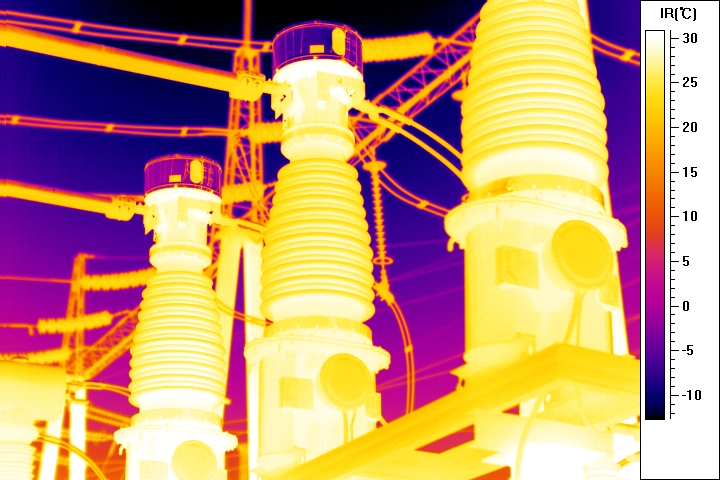
%> input picture Material/ (1).jpg, 720 x 480 px
$ octave --eval "result = improved_enhancement(rgb2gray(imread('Material/ (1).jpg')));"   (GNU Octave 9; MATLAB toolbox functions it lacks are replaced by stand-ins)
%> lines starting %> are read from the running program, lines starting %| are printed output that depends on the picture
### retinex_enhancement.m
function enhanced_img = retinex_enhancement(img)
% RETINEX_ENHANCEMENT 基于多尺度Retinex的图像增强算法
%   参数:
%     img - 输入的灰度图像
%   返回:
%     enhanced_img - 增强后的图像

% 转换为double类型进行计算
img_double = im2double(img);

% 添加小常数避免对数计算时出现问题
epsilon = 1e-6;
img_log = log(img_double + epsilon);

% 定义不同尺度的高斯核
sigma1 = 15;
sigma2 = 80;
sigma3 = 250;

% 计算不同尺度的模糊图像
img_blur1 = imgaussfilt(img_double, sigma1);
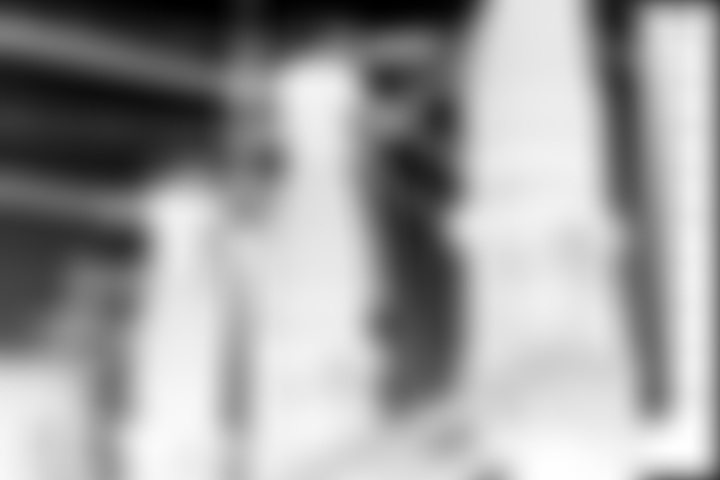
%> img_blur1: size 480x720 double; min 0.000971, max 1, mean 0.622
img_blur2 = imgaussfilt(img_double, sigma2);
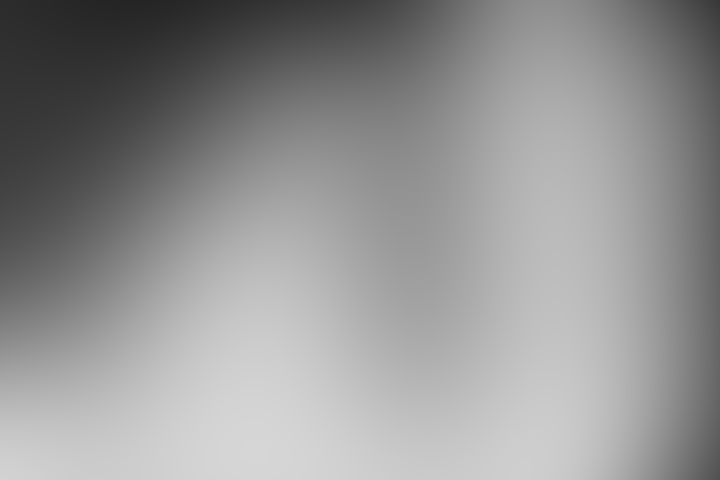
%> img_blur2: size 480x720 double; min 0.145, max 0.84, mean 0.577
img_blur3 = imgaussfilt(img_double, sigma3);
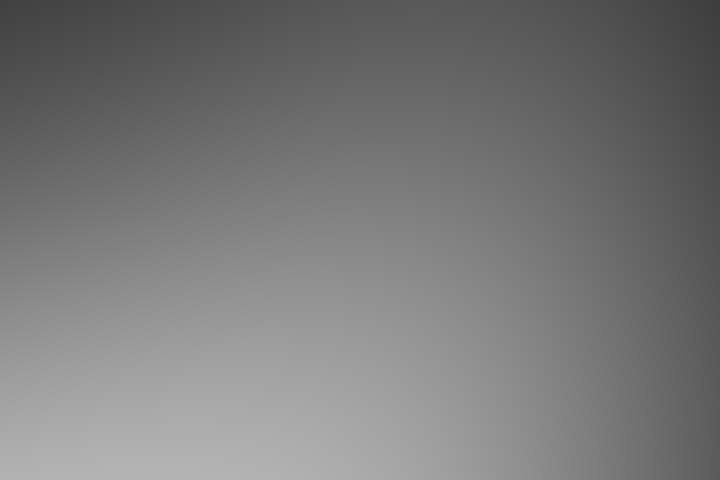
%> img_blur3: size 480x720 double; min 0.24, max 0.709, mean 0.475

% 避免对数计算时出现零值
img_blur1 = img_blur1 + epsilon;
img_blur2 = img_blur2 + epsilon;
img_blur3 = img_blur3 + epsilon;

% 计算不同尺度的Retinex结果
retinex1 = img_log - log(img_blur1);
retinex2 = img_log - log(img_blur2);
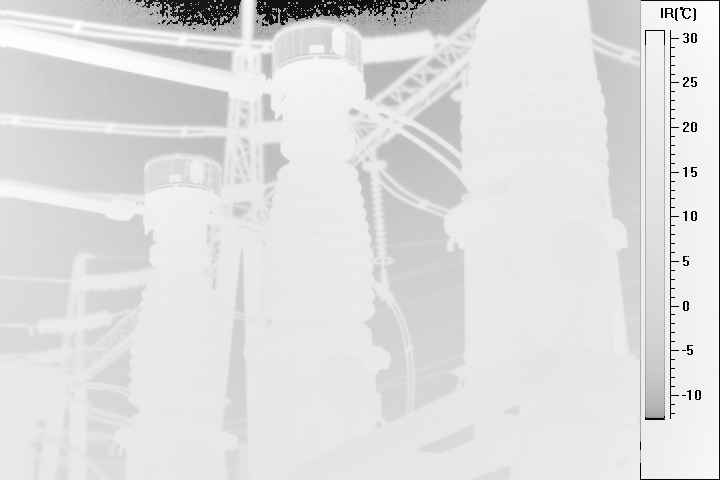
%> retinex2: size 480x720 double; min -13.37, max 1.5, mean -0.375; drawn with min black and max white
retinex3 = img_log - log(img_blur3);

% 加权融合三个尺度的结果
weight1 = 1/3;
weight2 = 1/3;
weight3 = 1/3;
retinex_result = weight1 * retinex1 + weight2 * retinex2 + weight3 * retinex3;

% 调整对比度
min_val = min(retinex_result(:));
%> min_val = -13.37
max_val = max(retinex_result(:));
%> max_val = 1.42
enhanced_img = (retinex_result - min_val) / (max_val - min_val);

% 转回uint8类型
enhanced_img = im2uint8(enhanced_img);
%> enhanced_img: size 480x720 uint8
end

### wavelet_enhancement.m
function enhanced_img = wavelet_enhancement(img)
% WAVELET_ENHANCEMENT 基于小波变换的图像增强算法
%   参数:
%     img - 输入的灰度图像
%   返回:
%     enhanced_img - 增强后的图像

% 转换为double类型进行计算
img_double = im2double(img);

% 进行二层小波分解 (使用db4小波)
[c, s] = wavedec2(img_double, 2, 'db4');
%> s = [125 185; 125 185; 243 363; 480 720]

% 提取近似系数和细节系数
a2 = appcoef2(c, s, 'db4', 2);
[h2, v2, d2] = detcoef2('all', c, s, 2);
[h1, v1, d1] = detcoef2('all', c, s, 1);

% 显示各系数维度（用于调试）
fprintf('小波系数维度信息：\n');
fprintf('a2: %dx%d\n', size(a2,1), size(a2,2));
%| a2: 125x185
fprintf('h2: %dx%d\n', size(h2,1), size(h2,2));
%| h2: 125x185
fprintf('v2: %dx%d\n', size(v2,1), size(v2,2));
%| v2: 125x185
fprintf('d2: %dx%d\n', size(d2,1), size(d2,2));
%| d2: 125x185
fprintf('h1: %dx%d\n', size(h1,1), size(h1,2));
%| h1: 243x363
fprintf('v1: %dx%d\n', size(v1,1), size(v1,2));
%| v1: 243x363
fprintf('d1: %dx%d\n', size(d1,1), size(d1,2));
%| d1: 243x363

% 增强细节系数 (提高对比度)
enhance_factor = 1.5;  % 增强因子
h2 = h2 * enhance_factor;
v2 = v2 * enhance_factor;
d2 = d2 * enhance_factor;
h1 = h1 * enhance_factor;
v1 = v1 * enhance_factor;
d1 = d1 * enhance_factor;

% 正确重构小波系数（按列向量顺序排列）
a2_col = a2(:);
h2_col = h2(:);
v2_col = v2(:);
d2_col = d2(:);
h1_col = h1(:);
v1_col = v1(:);
d1_col = d1(:);

% 按正确顺序组合系数向量
c_new = [a2_col; h2_col; v2_col; d2_col; h1_col; v1_col; d1_col];

% 使用原始尺寸信息进行重构
enhanced_img_double = waverec2(c_new, s, 'db4');
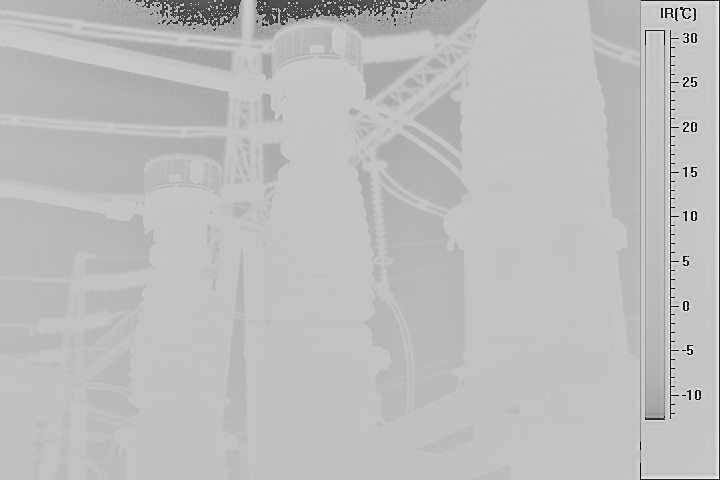
%> enhanced_img_double: size 480x720 double; min -0.444, max 1.35, mean 0.883; drawn with min black and max white

% 裁剪到有效范围
enhanced_img_double = max(min(enhanced_img_double, 1), 0);

% 转回uint8类型
enhanced_img = im2uint8(enhanced_img_double);
end

### improved_enhancement.m
function enhanced_img = improved_enhancement(img)
% IMPROVED_ENHANCEMENT 改进的图像增强算法，结合小波和Retinex的优点
%   参数:
%     img - 输入的灰度图像
%   返回:
%     enhanced_img - 增强后的图像

% 步骤1: 使用Retinex算法进行初步增强
retinex_img = retinex_enhancement(img);

% 步骤2: 对Retinex结果进行小波增强
wavelet_img = wavelet_enhancement(retinex_img);

% 步骤3: 计算原始图像的梯度
img_double = im2double(img);
[Gx, Gy] = imgradientxy(img_double);
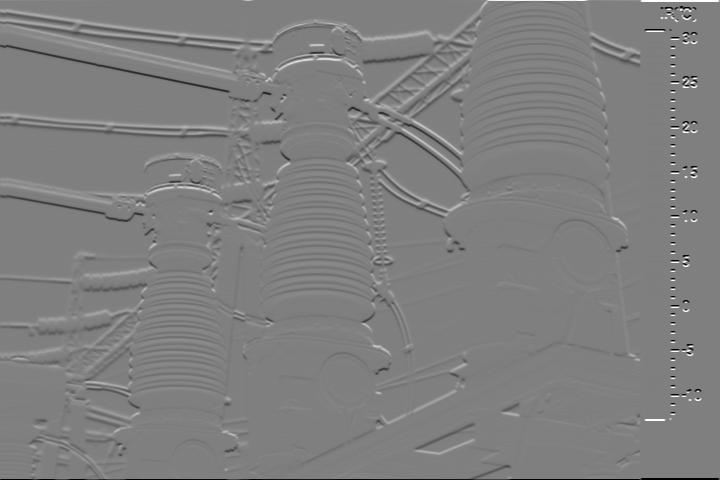
%> Gy: size 480x720 double; min -4, max 4, mean 0.00519; drawn with min black and max white
G = imgradient(Gx, Gy);
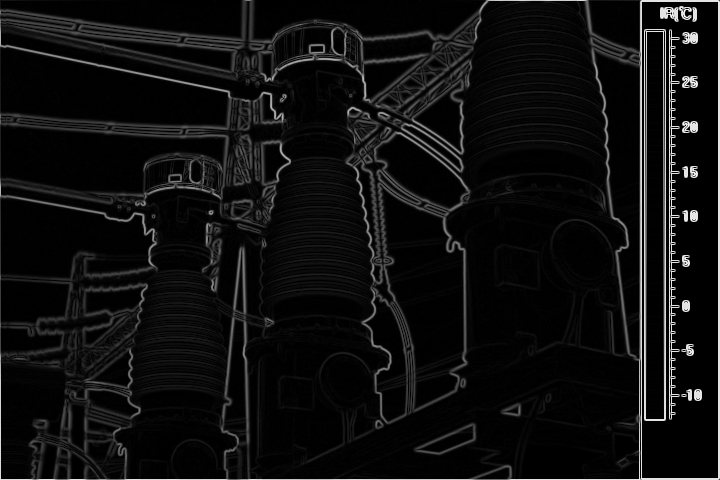
%> G: size 480x720 double; min 0, max 4.47, mean 0.273; drawn with min black and max white

% 步骤4: 自适应融合
alpha = 0.7;  % 基础融合系数
sigma = 10;   % 控制梯度影响的参数

% 归一化梯度
G_norm = mat2gray(G);

% 计算每个像素的融合权重
weights = alpha * exp(-G_norm.^2 / (2 * sigma^2));

% 融合Retinex和小波增强的结果
retinex_double = im2double(retinex_img);
wavelet_double = im2double(wavelet_img);
enhanced_double = weights .* retinex_double + (1 - weights) .* wavelet_double;

% 转回uint8类型
enhanced_img = im2uint8(enhanced_double);
end

$ run again, on Material/ (10).jpg
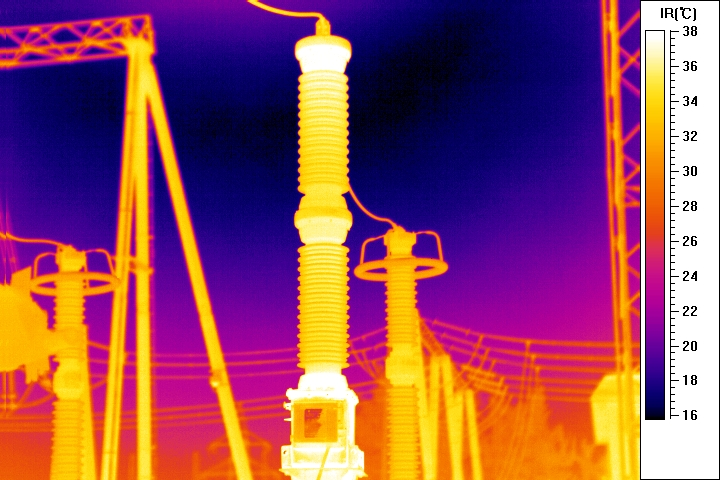
%> input picture Material/ (10).jpg, 720 x 480 px
%> in retinex_enhancement, `retinex3 = img_log - log(img_blur3);`:
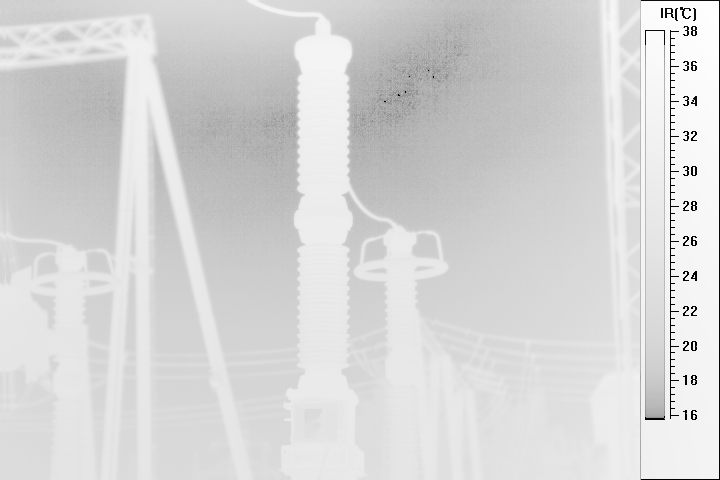
%> retinex3: size 480x720 double; min -12.65, max 2, mean -0.33; drawn with min black and max white
%> min_val = -13.06
%> max_val = 1.67
%> s = [125 185; 125 185; 243 363; 480 720]
%| a2: 125x185
%| h2: 125x185
%| v2: 125x185
%| d2: 125x185
%| h1: 243x363
%| v1: 243x363
%| d1: 243x363
%> in improved_enhancement, `G = imgradient(Gx, Gy);`:
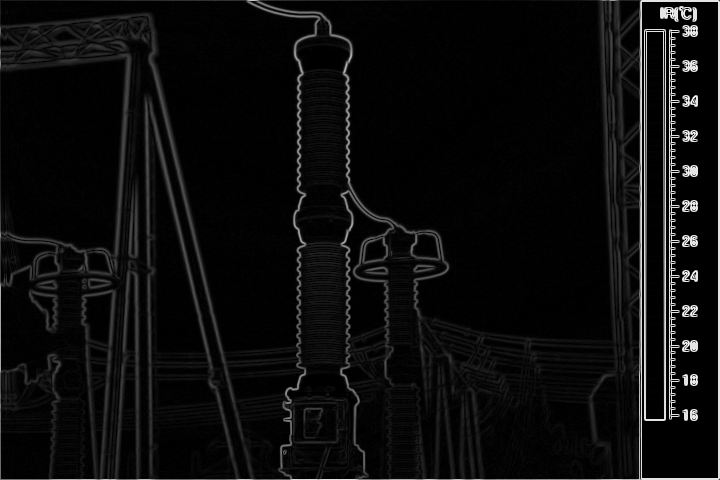
%> G: size 480x720 double; min 0, max 4.47, mean 0.231; drawn with min black and max white

$ run again, on Material/ (100).jpg
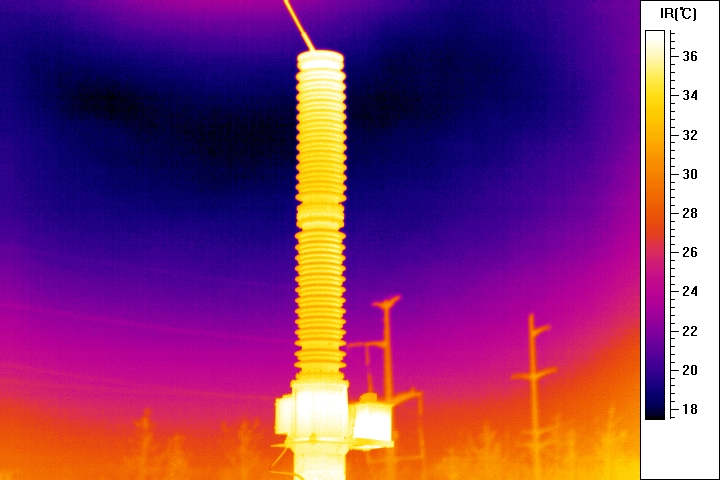
%> input picture Material/ (100).jpg, 720 x 480 px
%> in retinex_enhancement, `retinex1 = img_log - log(img_blur1);`:
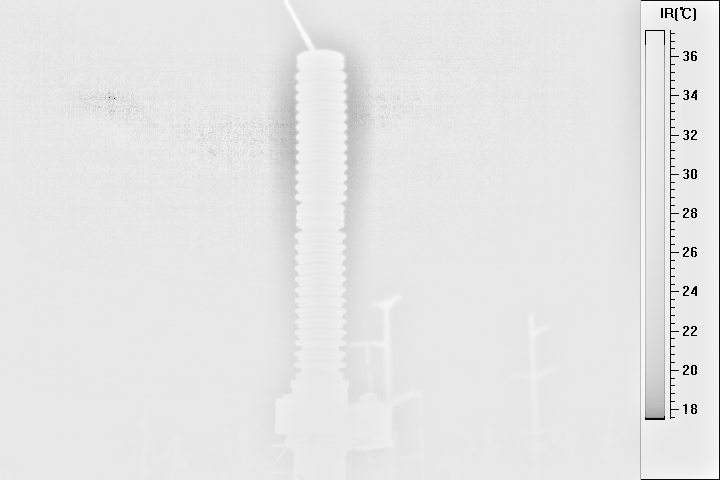
%> retinex1: size 480x720 double; min -13.73, max 1.35, mean -0.143; drawn with min black and max white
%> min_val = -13.02
%> max_val = 1.69
%> s = [125 185; 125 185; 243 363; 480 720]
%| a2: 125x185
%| h2: 125x185
%| v2: 125x185
%| d2: 125x185
%| h1: 243x363
%| v1: 243x363
%| d1: 243x363
%> in improved_enhancement, `G = imgradient(Gx, Gy);`:
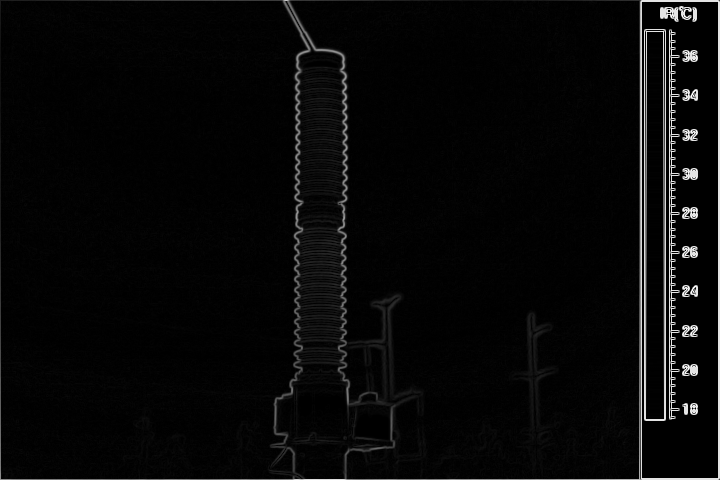
%> G: size 480x720 double; min 0, max 4.47, mean 0.15; drawn with min black and max white

$ run again, on Material/ (101).jpg
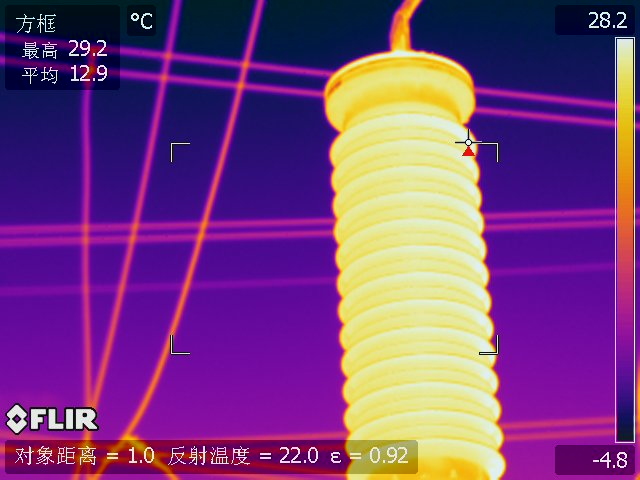
%> input picture Material/ (101).jpg, 640 x 480 px
%> min_val = -4.47
%> max_val = 1.96
%> s = [125 165; 125 165; 243 323; 480 640]
%| a2: 125x165
%| h2: 125x165
%| v2: 125x165
%| d2: 125x165
%| h1: 243x323
%| v1: 243x323
%| d1: 243x323
%> in improved_enhancement, `G = imgradient(Gx, Gy);`:
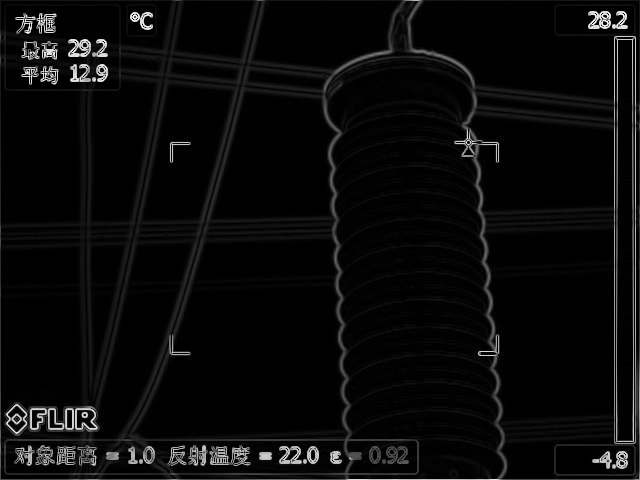
%> G: size 480x640 double; min 0, max 4.04, mean 0.17; drawn with min black and max white
